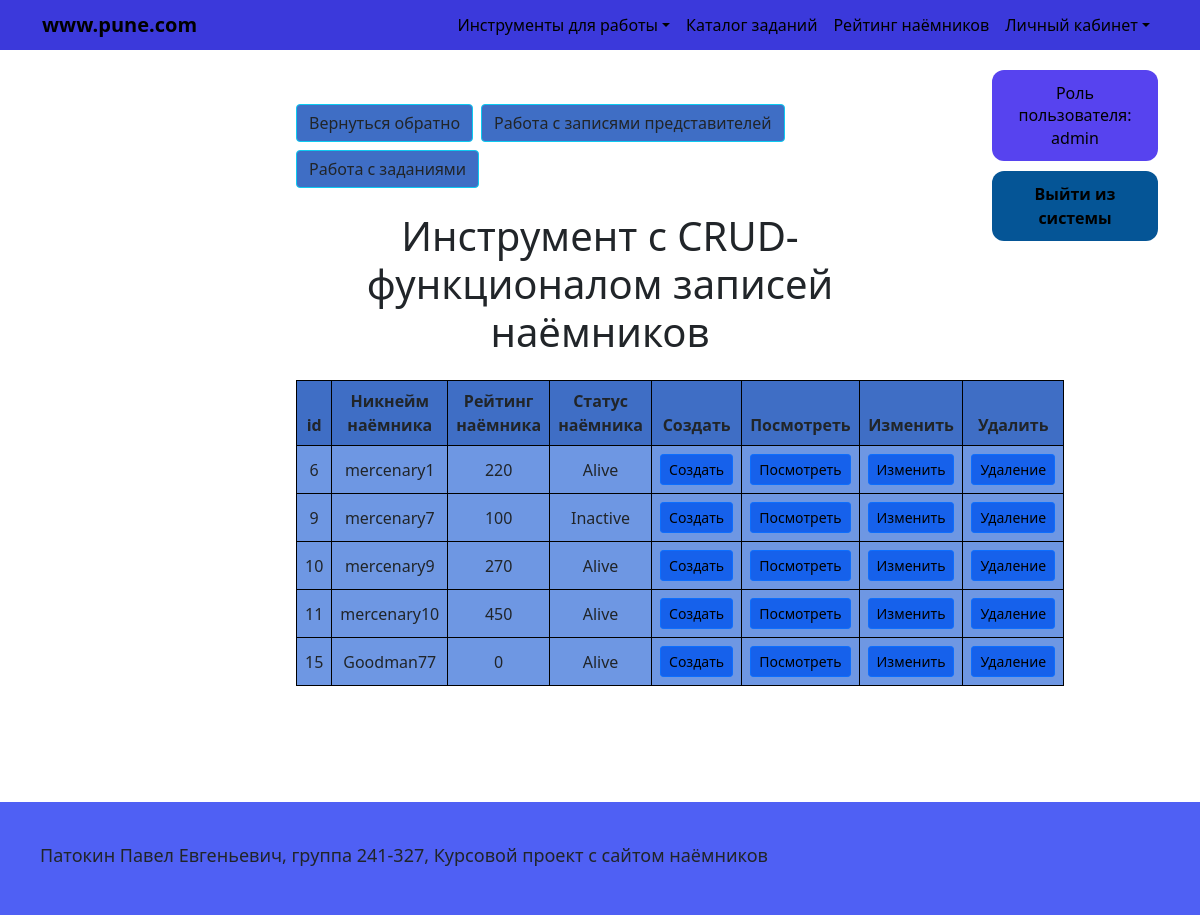
Before: /CRUD_table_mercenary/ (signed in) with the older database file.
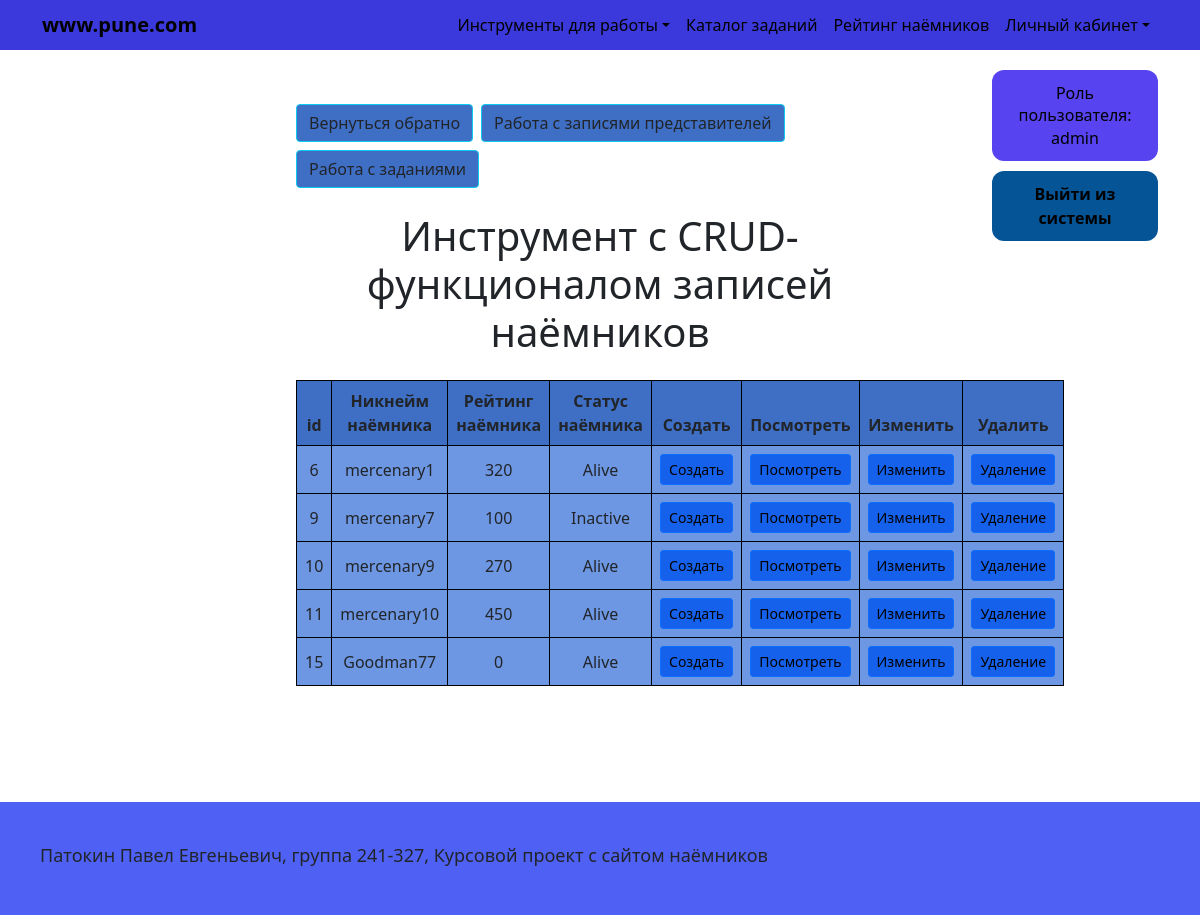
After: the same page with the newer database file.
### app/models.py (models this page shows)
class User(db.Model, UserMixin):
    __tablename__ = "users"
    id = db.Column(db.Integer, primary_key=True)
    username = db.Column(db.Text, unique=True, nullable=False)
    password = db.Column(db.Text, nullable=False)
    registration_date = db.Column(db.Date)
    mercenary = db.relationship("Mercenary", back_populates="user", uselist=False, cascade="all, delete-orphan",)
    member = db.relationship("Member", back_populates="user", uselist=False, cascade="all, delete-orphan",)
    administrator = db.relationship("Administrator", back_populates="user", uselist=False, cascade="all, delete-orphan",)
    @property
    def role(self):
        if self.administrator:
            return "admin"
        if self.member:
            return "member"
        if self.mercenary:
            return "mercenary"
        return None

class Mercenary(db.Model):
    __tablename__ = "mercenaries"
    id_mercenary = db.Column(db.Integer, db.ForeignKey("users.id"), primary_key=True)
    telegram_username = db.Column(db.Text)
    certificate_code = db.Column(db.Text, db.ForeignKey("certificates.certificate_code")) # Код сертификата - текст
    rating_mercenary = db.Column(db.Integer)
    status_mercenary = db.Column(db.Text)
    favourite_fraction = db.Column(db.Text)
    price_mercenary = db.Column(db.Float)
    user = db.relationship("User", back_populates="mercenary")
    certificate = db.relationship("Certificate", back_populates="mercenary", uselist=False)  # #8
    tasks = db.relationship("Task", back_populates="executor")
    reports = db.relationship("Report", back_populates="mercenary")

### app/app.py (the view)
@app.route('/CRUD_table_mercenary/')
@check_rights(["admin"])
def CRUD_table_mercenary():
    user_role = auth() # Функция, которая отображает роль, если пользователь регистрировался или не регистрировался
    mercenaries = User.query.join(Mercenary, User.id == Mercenary.id_mercenary).all()
    return render_template('admin_tables/CRUD_table_mercenary.html', user_role=user_role, mercenaries=mercenaries)

### app/app.py (called while the page is built)
def check_rights(roles):
    def decorator(f):
        @wraps(f)
        def wrapper(*args, **kwargs):
            if not current_user.is_authenticated or current_user.role not in roles:
                flash("У вас недостаточно прав для доступа к данной странице.", "danger")
                return redirect(url_for('main_page'))
            if not current_user.is_authenticated:
                flash("Сначала войдите в систему", "danger")
                return redirect(url_for('authentication'))
            if current_user.role not in roles:
                flash("У вас недостаточно прав для доступа к данной странице.", "danger")
                return redirect(url_for('main_page'))
            return f(*args, **kwargs)
        return wrapper
    return decorator

@login_manager.user_loader
def load_user(user_id):
    return User.query.get(int(user_id))

@app.before_request
def before_request():
    if current_user.is_authenticated:
        user_id = int(current_user.id)
    else:
        user_id = None

def auth():
    if current_user.is_authenticated:
        return current_user.role
    else:
        return "none"

### app/templates/admin_tables/CRUD_table_mercenary.html (shortened to what this page needs)
{% extends 'base.html' %}
{% block content %}
    <link rel="stylesheet" href="{{ url_for('static', filename='CRUD_table.css') }}">
    <div class="container py-4">
        <div class="d-flex flex-wrap gap-2 mb-4">
            <a class="btn btn-info text-dark" href="{{ url_for('admin') }}">Вернуться обратно</a>
            <a class="btn btn-info text-dark" href="{{ url_for('CRUD_table_member') }}">Работа с записями представителей</a>
            <a class="btn btn-info text-dark" href="{{ url_for('CRUD_table_task') }}">Работа с заданиями</a>
        </div>
        <h1 class="mb-4">Инструмент с CRUD-функционалом записей наёмников</h1>
        <table class="table table-bordered align-middle text-center w-auto">
            <thead>
                <tr>
                    <th>id</th>
                    <th>Никнейм наёмника</th>
                    <th>Рейтинг наёмника</th>
                    <th>Статус наёмника</th>
                    <th>Создать</th>
                    <th>Посмотреть</th>
                    <th>Изменить</th>
                    <th>Удалить</th>
                </tr>
            </thead>
            <tbody>
                {% for mercenary in mercenaries %}
                    <tr>
                        <td>{{ mercenary.id }}</td>
                        <td>{{ mercenary.username }}</td>
                        <td>{{ mercenary.mercenary.rating_mercenary }}</td>
                        <td>{{ mercenary.mercenary.status_mercenary }}</td>
                        <td><a class="btn btn-sm btn-primary" href="{{ url_for('create_mercenary') }}">Создать</a></td>
                        <td><a class="btn btn-sm btn-primary" href="{{ url_for('READ_table_mercenary', id=mercenary.id) }}">Посмотреть</a></td>
                        <td><a class="btn btn-sm btn-primary" href="{{ url_for('UPDATE_table_mercenary', id=mercenary.id) }}">Изменить</a></td>
                        <td><button class="btn btn-sm btn-primary" type="button" data-bs-toggle="modal" data-bs-target="#myModal{{ mercenary.id }}">Удаление</button></td>
                    </tr>
                {% endfor %}
            </tbody>
        </table>
    </div>
{% endblock %}

Changed rows visible on the page:
changed through a linked row, User "mercenary1": mercenary.rating_mercenary "220" → "320"
